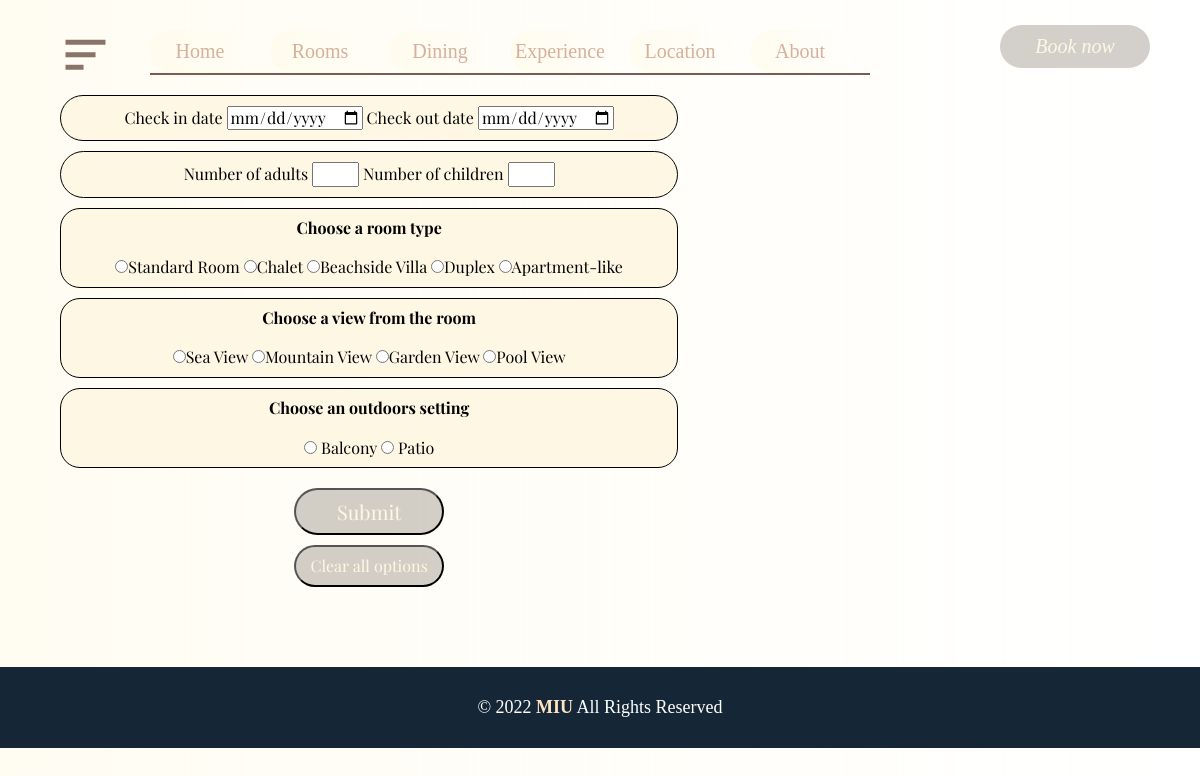
The page /pages/booking/client/form.php on the database its author committed.
### tables this page shows
CREATE TABLE `room_types`
(
    `type_id`       int(11)      NOT NULL,
    `room_category` varchar(100) NOT NULL,
    `room_max_cap`  int(11)      NOT NULL
);

CREATE TABLE `room_views` (
  `room_view_id` int(11) NOT NULL,
  `room_view_title` varchar(40) NOT NULL,
  `room_view_description` text DEFAULT NULL
);

### global/php/db-functions.php (called while the page is built, shortened)
<?php
function db_connect(): mysqli
{
    $servername = "localhost";
    $username = "root";
    $password = "";
    $dbname = "hurgada-grnd-hotel";
    return new mysqli($servername, $username, $password, $dbname);
}
function run_query(string $sql): mysqli_result|bool
{
    $conn = db_connect();
    $result = $conn->query($sql) or die("\nRUNTIME ERROR\n" . $conn->error);
    return $result;
}

### pages/booking/form_loader.php (the view, shortened to what this page needs)
<?php
function load_room_types(): void
{
    $sql = "select * from room_types";
    $result = run_query($sql);
    while ($row = mysqli_fetch_assoc($result))
        echo "<input class='options' type='radio' name='room_type' id='{$row['room_category']}' value='{$row['type_id']}' onchange='change_max_beds()'><label for='{$row['room_category']}'>{$row['room_category']}</label>\n";
}
function load_room_views(): void
{
    $sql = "select * from room_views";
    $result = run_query($sql);
    while ($row = mysqli_fetch_assoc($result))
        echo "<input class='options' type='radio' name='room_view' id='{$row['room_view_title']}' value='{$row['room_view_id']}'><label for='{$row['room_view_title']}'>{$row['room_view_title']}</label>\n";
}

### global/css/style.css (style rules this page uses)
* { -webkit-box-sizing: border-box; -moz-box-sizing:border-box; box-sizing: border-box; }
body { background: var(--yellow2-color); }

### global/template/template.css (style rules this page uses)
:root { --blue0-color: #152636; --blue1-color: #014b56; --blue2-color: #057785; --blue3-color: #57b8bc; --blue4-color: #b4d2d3; --grey-color: #8b929a; --brown0-color: #7b5c52; --brown1-color: #8a7469; --brown2-color: #d6b09b; --brown3-color: #f6d8cb; --brown4--color:rgba(99, 88, 75, 0.283); --yellow0-color: #fdf7e4; --yellow1-color: rgb(255, 255, 235); --yellow2-color: linear-gradient( 90deg , rgba(255, 250, 232, 0.568), rgba(255, 255, 255, 0)); }

### rows shown on the page
room_types: room_category "Standard Room"
room_types: room_category "Chalet"
room_types: room_category "Beachside Villa"
room_types: room_category "Duplex"
room_types: room_category "Apartment-like"
room_views: room_view_title "Sea View"
room_views: room_view_title "Mountain View"
room_views: room_view_title "Garden View"
room_views: room_view_title "Pool View"
